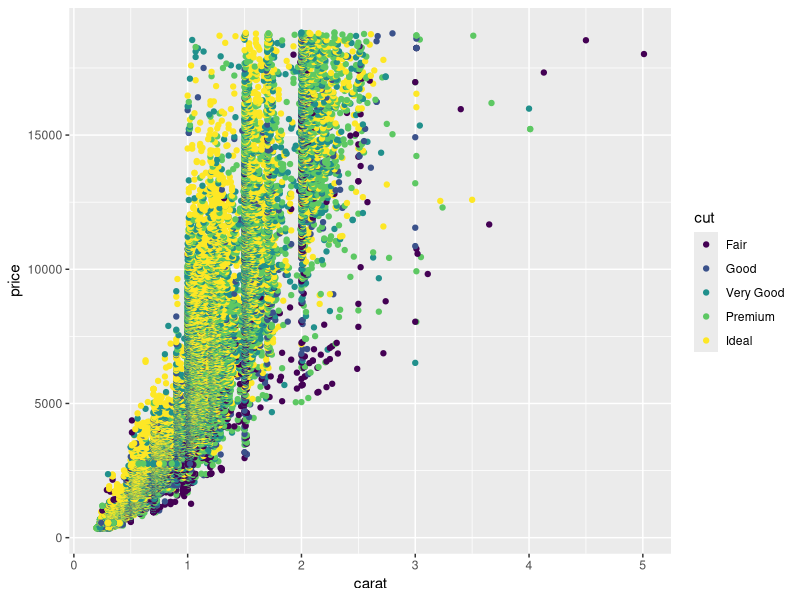
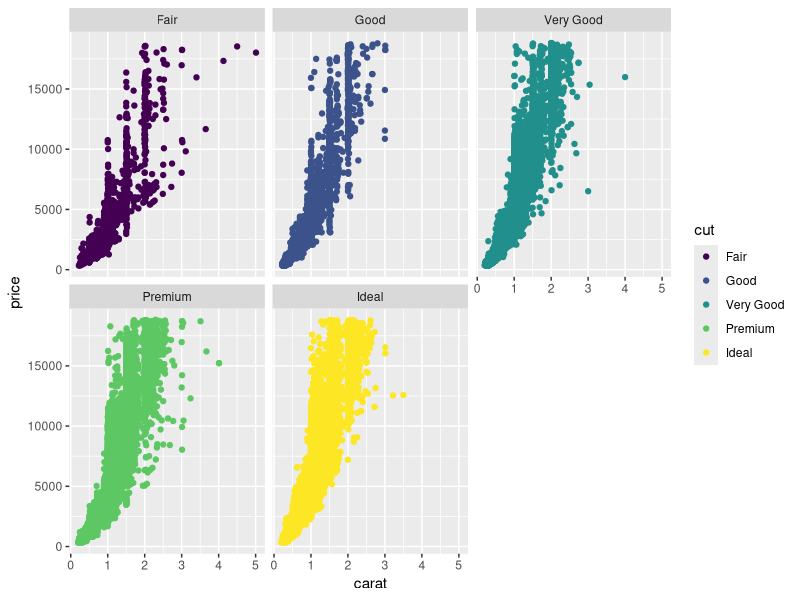

Write the R code that produced these figures, in order.
library("tidyverse")
# Viewing data
head(diamonds)
length(diamonds)
str(diamonds)
glimpse(diamonds)
colnames(diamonds)
# Cleaning data
## Rename the columns, or variables, in my data
rename(diamonds, carat_new = carat) # Rename one variable
rename(diamonds, carat_new = carat, cut_new = cut) # Rename more than one variable
summarise(diamonds, mean_carat = mean(carat))
# Visualizing data
ggplot(data = diamonds, aes(x = carat, y = price, color = cut)) +
        geom_point()
ggplot(data = diamonds, aes(x = carat, y = price, color = cut)) +
        geom_point() + facet_wrap(~cut)
# Documentation 
#Export work using knit button